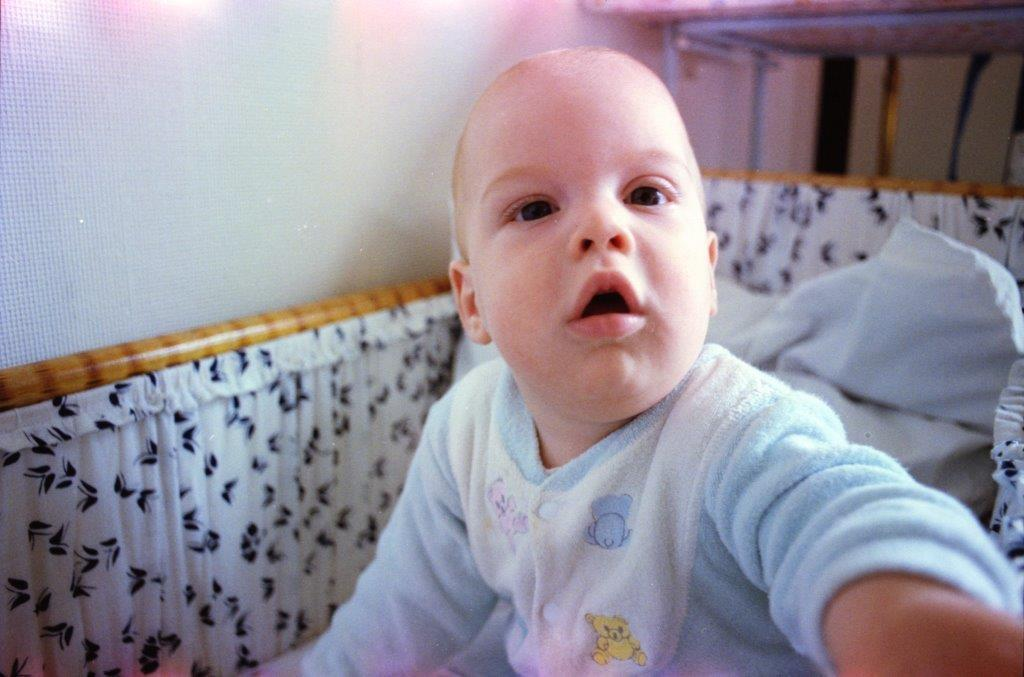
#> input picture pics/babyselfie.jpg, 1024 x 677 px
$ python translation.py --image ../pics/babyselfie.jpg
#> lines starting #> are read from the running program, lines starting #| are printed output that depends on the picture
#translation.py

import numpy as np
import argparse
import imutils as iu
import cv2

ap = argparse.ArgumentParser()
ap.add_argument("-i", "--image", required = True, help = "Path to the image")
args = vars(ap.parse_args())

image = cv2.imread(args["image"])
#> image is the input picture: shape (677, 1024, 3); mean B, G, R 156, 144.6, 151.2
cv2.imshow("Original", image)

M = np.float32([[1,0,25], [0,1,50]])
shifted = cv2.warpAffine(image, M, (image.shape[1], image.shape[0]))
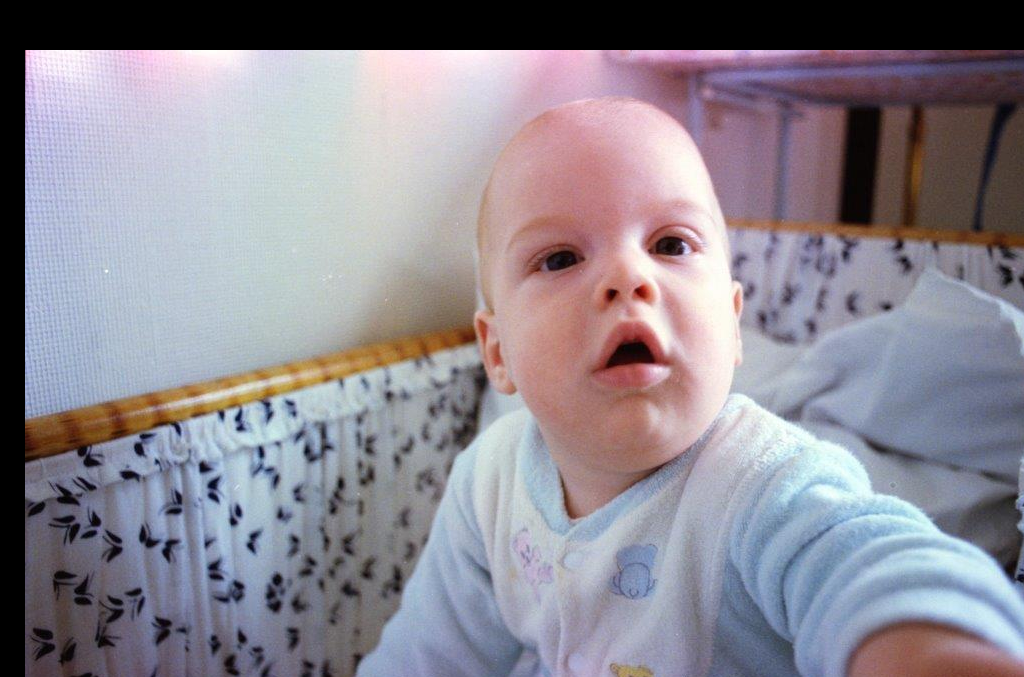
#> shifted: shape (677, 1024, 3); mean B, G, R 145.1, 135.3, 140.6
cv2.imshow("Shifted down and right", shifted)

M = np.float32([[1,0,-50], [0,1,-90]])
shifted = cv2.warpAffine(image, M, (image.shape[1], image.shape[0]))
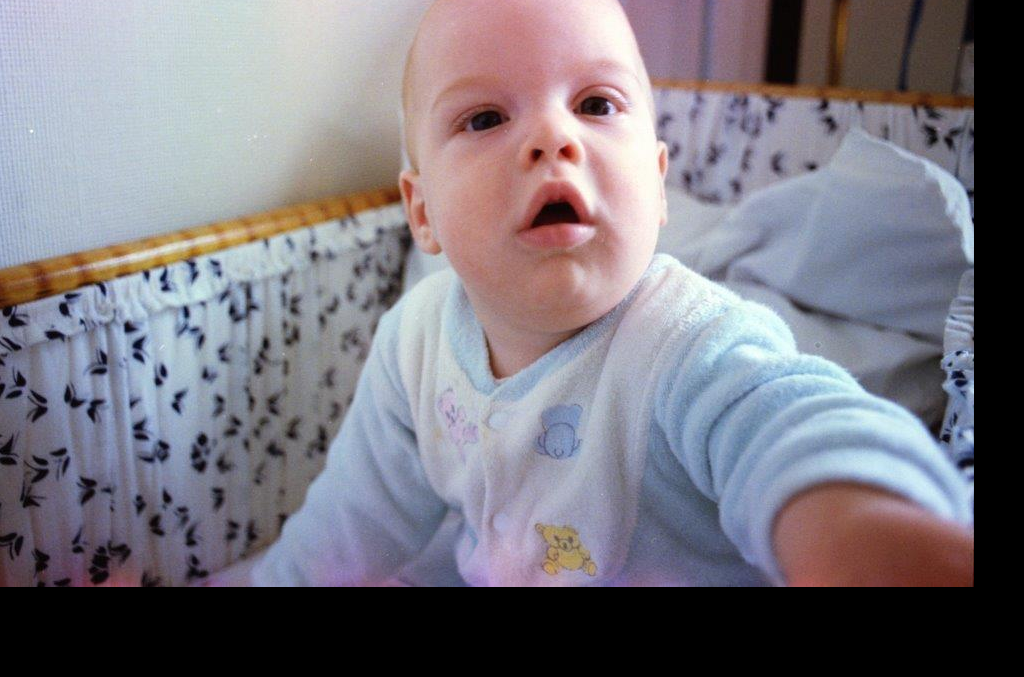
#> shifted: shape (677, 1024, 3); mean B, G, R 127.5, 118.8, 122.7
cv2.imshow("Shifted up and left", shifted)

shifted = iu.translate(image, 0, 100)
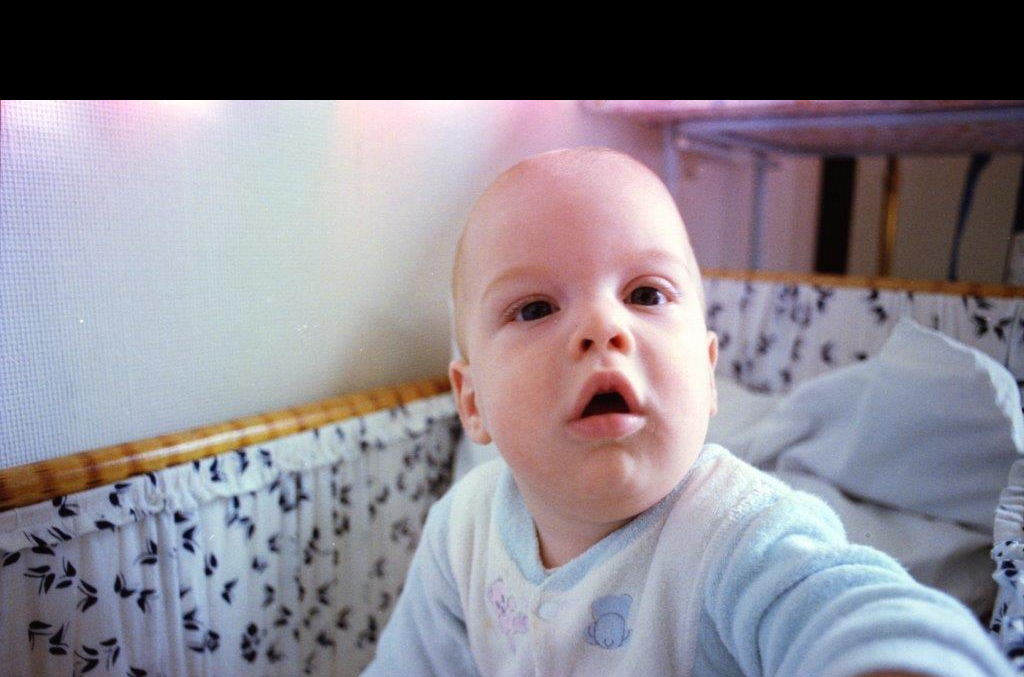
#> shifted: shape (677, 1024, 3); mean B, G, R 138.2, 129.3, 134.1
cv2.imshow("Shifted down", shifted)
cv2.waitKey(0)
